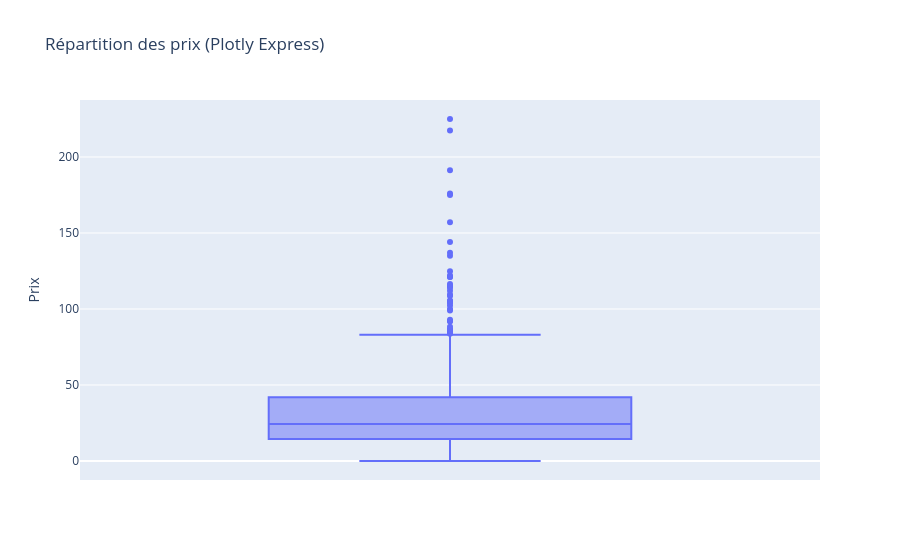

Here is the notebook cell this chart was saved with:
### Code cell
#Autre méthode avec plotly express
import plotly.express as px

#colonne de prix
col_prix = "price_2" if "price_2" in df_erp.columns else "price"

#Transformer en numérique et retirer seulement les NaN 
s = pd.to_numeric(df_erp[col_prix], errors="coerce").dropna()

Q1, Med, Q3 = s.quantile([0.25, 0.50, 0.75])
print(f"Q1 = {Q1:.2f} | Médiane = {Med:.2f} | Q3 = {Q3:.2f}")

#  Tracer la boîte à moustaches 
fig = px.box(
    y=s,
    #(points = outliers visibles)
    points="outliers",
    labels={"y": "Prix"},
    title="Répartition des prix (Plotly Express)"
)
fig.show()

### Figure 1 — Plotly figure (JSON) as saved in the notebook; plotly's stock layout.template omitted (floating-point values rounded to 4 significant figures; data arrays with more than 128 entries replaced by an {"elided": "..."} marker saying what was removed)
{"data": [{"alignmentgroup": "True", "boxpoints": "outliers", "hovertemplate": "Prix=%{y}<extra></extra>", "legendgroup": "", "marker": {"color": "#636efa"}, "name": "", "notched": false, "offsetgroup": "", "orientation": "v", "showlegend": false, "type": "box", "x0": " ", "xaxis": "x", "y": {"elided": "825 float values"}, "y0": " ", "yaxis": "y"}], "layout": {"boxmode": "group", "legend": {"tracegroupgap": 0}, "title": {"text": "Répartition des prix (Plotly Express)"}, "xaxis": {"anchor": "y", "domain": [0, 1]}, "yaxis": {"anchor": "x", "domain": [0, 1], "title": {"text": "Prix"}}}}
